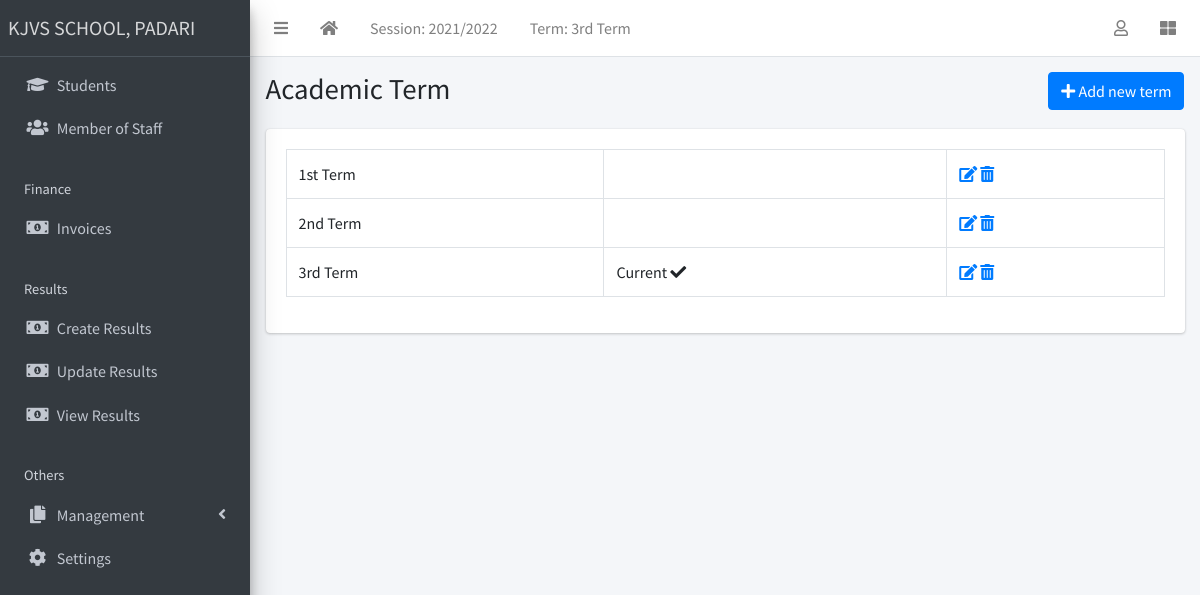
/term/list/ (signed in), run on the app's committed database.
### apps/corecode/models.py (models this page shows, shortened)
class AcademicSession(models.Model):
    name = models.CharField(max_length=200, unique=True)
    current = models.BooleanField(default=True)
    class Meta:
        ordering = ["-name"]

class AcademicTerm(models.Model):
    name = models.CharField(max_length=20, unique=True)
    current = models.BooleanField(default=True)
    class Meta:
        ordering = ["name"]
    def __str__(self):
        return self.name

class SiteConfig(models.Model):
    key = models.SlugField()
    value = models.CharField(max_length=200)

### apps/corecode/views.py (the view)
# urls.py: path("term/list/", TermListView.as_view(), name="terms"),
class TermListView(LoginRequiredMixin, SuccessMessageMixin, ListView):
    model = AcademicTerm
    template_name = "corecode/term_list.html"
    def get_context_data(self, **kwargs):
        context = super().get_context_data(**kwargs)
        context["form"] = AcademicTermForm()
        return context

### apps/corecode/context_processors.py (called while the page is built)
def site_defaults(request):
    current_session = AcademicSession.objects.get(current=True)
    current_term = AcademicTerm.objects.get(current=True)
    vals = SiteConfig.objects.all()
    contexts = {
        "current_session": current_session.name,
        "current_term": current_term.name,
    }
    for val in vals:
        contexts[val.key] = val.value
    return contexts

### apps/corecode/templates/corecode/term_list.html (shortened to what this page needs)
{% extends 'base.html' %}
{% load widget_tweaks %}
{% block title %}
Academic Term
{% endblock title %}
{% block breadcrumb %}
  <a class="btn btn-primary" href="#" data-toggle="modal" data-target="#modal1">
    <i class="fa fa-plus"></i>
    Add new term
  </a>
{% endblock breadcrumb %}
{% block content %}
  <div class="row">
    <div class="col-sm-12">
        <table class="table table-bordered">
          <tbody>
            {% for object in object_list %}
            <tr>
              <td>{{ object }}</td>
              <td>
                {% if object.current == True %}
                  Current <i class="fa fa-check"></i>
                {% endif %}
              </td>
              <td><a href="{% url 'term-update' object.id %}"><i
                    class="fa fa-edit"></i></a> <a
                  href="{% url 'term-delete' object.id %}"><i
                    class="fa fa-trash-alt"></i></a></td>
            </tr>
            {% endfor %}
          </tbody>
        </table>
    </div>
  </div>
{% endblock content %}

### templates/base.html (shortened to what this page needs)
{% load static %}
<!DOCTYPE html>
<html lang="en">
<head>
  <link rel="stylesheet" href="{% static 'plugins/fontawesome-free/css/all.min.css' %}">
  <link rel="stylesheet" href="{% static 'plugins/toastr/toastr.min.css' %}">
  <link rel="stylesheet"
    href="{% static 'plugins/overlayScrollbars/css/OverlayScrollbars.min.css' %}">
  <link rel="stylesheet" href="{% static 'plugins/Datatables/datatables.min.css' %}" />
  <link rel="stylesheet" href="{% static 'dist/css/adminlte.min.css' %}">
</head>
<body
  class="hold-transition sidebar-mini layout-fixed layout-navbar-fixed layout-footer-fixed">
  <div class="wrapper">
    <nav class="main-header navbar navbar-expand navbar-white navbar-light">
      <ul class="navbar-nav">
        <li class="nav-item">
          <a class="nav-link" data-widget="pushmenu" href="#" role="button"><i
              class="fas fa-bars"></i></a>
        </li>
        <li class="nav-item d-none d-sm-inline-block">
          <a href="{% url 'dashboard' %} " class="nav-link"><i class="fa fa-home"></i></a>
        </li>
        <li class="nav-item d-none d-sm-inline-block">
          <a href="{% url 'current-session' %}" class="nav-link">Session: {{ current_session }}</a>
        </li>
        <li class="nav-item d-none d-sm-inline-block">
          <a href="{% url 'current-session' %}" class="nav-link">Term: {{ current_term }}</a>
        </li>
      </ul>
      <ul class="navbar-nav ml-auto">
        <li class="nav-item dropdown">
          <a class="nav-link" data-toggle="dropdown" href="#">
            <i class="far fa-user"></i>
          </a>
        </li>
        <li class="nav-item">
          <a class="nav-link" data-widget="control-sidebar" data-slide="true"
            href="#" role="button"><i class="fas fa-th-large"></i></a>
        </li>
      </ul>
    </nav>
    <aside class="main-sidebar sidebar-dark-primary elevation-4">
      <a href="{% url 'home' %}" class="brand-link">{{ school_name | default:"MySchool" }}</a>
      <div class="sidebar">
        <nav class="mt-2">
          <ul class="nav nav-pills nav-sidebar flex-column"
            data-widget="treeview" role="menu" data-accordion="false">
            <li class="nav-item">
              <a href="{% url 'student-list' %}" class="nav-link">
                <i class="nav-icon fas fa-graduation-cap"></i>
                <p>
                  Students
                </p>
              </a>
            </li>
            <li class="nav-item">
              <a href="{% url 'staff-list' %}" class="nav-link">
                <i class="nav-icon fas fa-users"></i>
                <p>
                  Member of Staff
                </p>
              </a>
            </li>
            <li class="nav-header">Finance</li>
            <li class="nav-item">
              <a href="{% url 'invoice-list' %}" class="nav-link">
                <i class="nav-icon fas fa-money-bill-alt"></i>
                <p>
                  Invoices
                </p>
              </a>
            </li>
            <li class="nav-header">Results</li>
            <li class="nav-item">
              <a href="{% url 'create-result' %}" class="nav-link">
                <i class="nav-icon fas fa-money-bill-alt"></i>
                <p>
                  Create Results
                </p>
              </a>
            </li>
            <li class="nav-item">
              <a href="{% url 'edit-results' %}" class="nav-link">
                <i class="nav-icon fas fa-money-bill-alt"></i>
                <p>
                  Update Results
                </p>
              </a>
            </li>
            <li class="nav-item">
              <a href="{% url 'view-results' %}" class="nav-link">
                <i class="nav-icon fas fa-money-bill-alt"></i>
                <p>
                  View Results
                </p>
              </a>
            </li>
            <li class="nav-header">Others</li>
            <li class="nav-item has-treeview">
              <a href="#" class="nav-link">
                <i class="nav-icon fas fa-copy"></i>
                <p>
                  Management
                  <i class="fas fa-angle-left right"></i>
                </p>
              </a>
            </li>
            <li class="nav-item">
              <a href="{% url 'configs' %}" class="nav-link">
                <i class="nav-icon fas fa-cog"></i>
                <p>
                  Settings
                </p>
              </a>
            </li>
          </ul>
        </nav>
      </div>
    </aside>
    <div class="content-wrapper">
      <section class="content-header">
        <div class="container-fluid">
          <div class="row mb-1">
            <div class="col-sm-8">
              <h1>{% block title %}{% endblock title %}</h1>
            </div>
            <div class="col-sm-4">
              <ol class="breadcrumb float-sm-right">
                <li class="breadcrumb-item">{% block breadcrumb %}{% endblock breadcrumb %}</li>
              </ol>
            </div>
          </div>
        </div>
      </section>
      <section class="content">
        <div class="container-fluid">
          <div class="row">
            <div class="col-md-12">
              {% block fullcard %}
              <div class="card">
                <div class="card-body">
                  <div class="row">
                    <div class="col">
                      {% block content %}
                      {% endblock content %}
                    </div>
                  </div>
                </div>
              </div>
              {% endblock fullcard %}
            </div>
          </div>
        </div>
      </section>
    </div>
  </div>
</body>
</html>

### data on the page
AcademicSession: name "2021/2022"
AcademicTerm: name "3rd Term", current "Current"
SiteConfig: value "KJVS SCHOOL, PADARI"
AcademicTerm: name "1st Term"
AcademicTerm: name "2nd Term"
